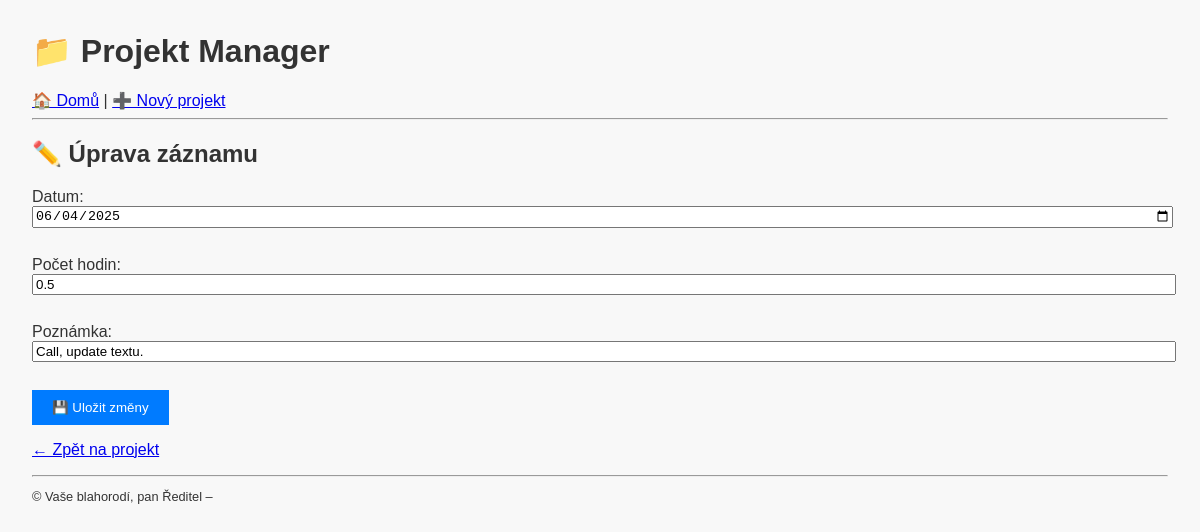
Page /worklog/12/edit on the committed database.
### tables this page shows
CREATE TABLE worklogs (
            id INTEGER PRIMARY KEY AUTOINCREMENT,
            project_id INTEGER,
            work_date TEXT,
            hours REAL, note TEXT,
            FOREIGN KEY (project_id) REFERENCES projects(id)
        );

### app.py (the view, shortened to what this page needs)
@app.route("/worklog/<int:worklog_id>/edit", methods=["GET", "POST"])
def edit_worklog(worklog_id):
    conn = get_db_connection()
    log = conn.execute("SELECT * FROM worklogs WHERE id = ?", (worklog_id,)).fetchone()
    conn.close()
    return render_template("edit_worklog.html", log=log)

### app.py (called while the page is built)
def get_db_connection():
    conn = sqlite3.connect(DB_NAME)
    conn.row_factory = sqlite3.Row
    return conn

@app.before_request
@auth.login_required
def require_login():
    pass

### templates/edit_worklog.html
{% extends "base.html" %}
{% block content %}
<h2>✏️ Úprava záznamu</h2>
<form method="post">
    <label>Datum:<br>
        <input type="date" name="work_date" value="{{ log.work_date }}" required>
    </label><br><br>
    <label>Počet hodin:<br>
        <input type="number" step="0.1" name="hours" value="{{ log.hours }}" required>
    </label><br><br>
    <label>Poznámka:<br>
        <input type="text" name="note" value="{{ log.note }}">
    </label><br><br>
    <button type="submit">💾 Uložit změny</button>
</form>
<p><a href="{{ url_for('edit_project', project_id=log.project_id) }}">← Zpět na projekt</a></p>
{% endblock %}

### static/style.css (style rules this page uses)
body { font-family: sans-serif; margin: 2rem; background-color: #f8f8f8; color: #333; }
input, textarea { width: 100%; margin-bottom: 10px; }
button { padding: 10px 20px; background-color: #007bff; color: white; border: none; cursor: pointer; }

### rows in the picture
worklogs: work_date "06/04/2025", hours "0.5", note "Call, update textu."
